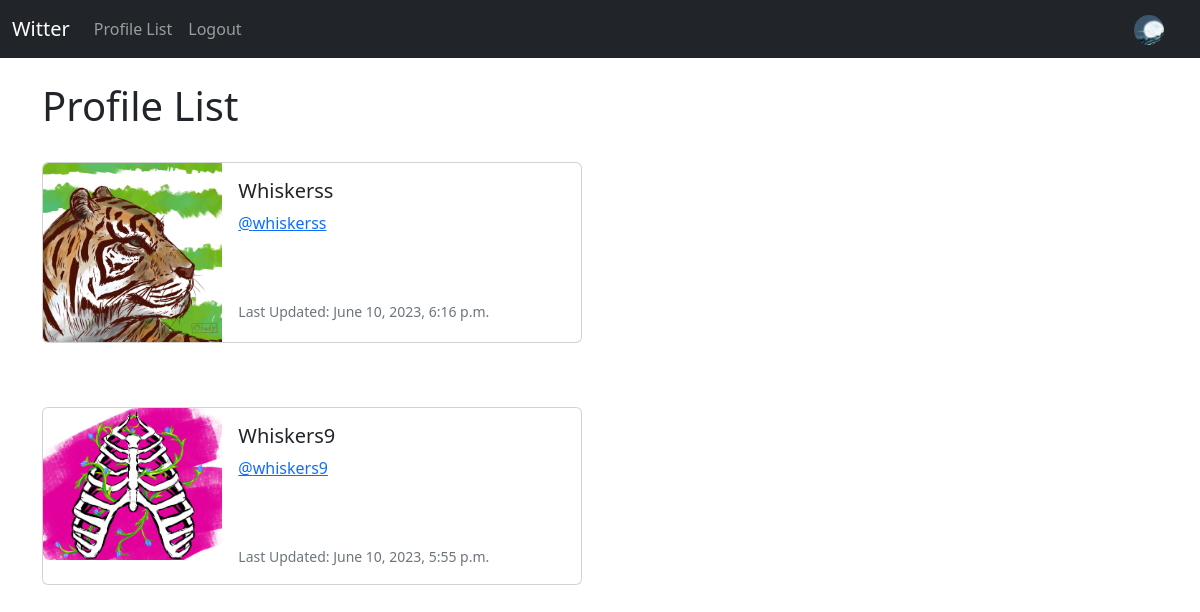
Screenshot of /profile_list/ (signed in) with the database file from the repository.
### witter_app/models.py (models this page shows, shortened)
class Profile(models.Model):
	user = models.OneToOneField(User, on_delete=models.CASCADE)
	follows = models.ManyToManyField("self",
		related_name="followed_by",
		symmetrical=False,
		blank=True)
	date_modified = models.DateTimeField(User, auto_now=True)
	profile_image = models.ImageField(null=True, blank=True, upload_to="images/")
	profile_bio = models.CharField(null=True, blank=True, max_length=500)
	homepage_link = models.CharField(null=True, blank=True, max_length=120)
	facebook_link = models.CharField(null=True, blank=True, max_length=120)
	instagram_link = models.CharField(null=True, blank=True, max_length=120)
	linkedin_link = models.CharField(null=True, blank=True, max_length=120)

### witter_app/views.py (the view)
# urls.py: path('profile_list/', views.profile_list, name='profile_list'),
def profile_list(request):
	if request.user.is_authenticated:
		profiles = Profile.objects.exclude(user=request.user)
		return render(request, 'profile_list.html', {"profiles":profiles})
	else:
		messages.success(request, ("Please log in to view this awesome content"))
		return redirect('home')

### witter_app/templates/profile_list.html
{% extends 'base.html' %}
{% load static %}
{% block content %}
	<h1>Profile List</h1>
<br/>
{% if profiles %}
	{% for profile in profiles %}
		<div class="card mb-3" style="max-width: 540px;">
  <div class="row g-0">
    <div class="col-md-4">
      {% if profile.profile_image %}
      <img src="{{ profile.profile_image.url }}" width=200 height=200 class="img-fluid rounded-start" alt="{{profile.user.username}}">
      {% else %}
      <img src="{% static 'images/default_profile_pic.png' %}" class="img-fluid rounded-start" alt="Profile Image">
      {% endif %}
    </div>
    <div class="col-md-8">
      <div class="card-body">
        <h5 class="card-title">{{ profile.user.username }}</h5>
        <p class="card-text"><a href="{% url 'profile' profile.user.id %}">@{{ profile.user.username|lower }}</a></p>
        <br/><br/>
        <p class="card-text"><small class="text-muted">Last Updated: {{ profile.date_modified }}</small></p>
      </div>
    </div>
  </div>
</div>
<br/><br/>
	{% endfor %}
{% endif %}
{% endblock %}

### witter_app/templates/navbar.html (shortened to what this page needs)
{% load static %}
<nav class="navbar navbar-expand-lg navbar-dark bg-dark">
  <div class="container-fluid">
    <a class="navbar-brand" href="{% url 'home' %}">Witter</a>
    <div class="collapse navbar-collapse" id="navbarSupportedContent">
      <ul class="navbar-nav me-auto mb-2 mb-lg-0">
        <li class="nav-item">
          <a class="nav-link"
          href="{% url 'profile_list' %}">Profile List</a>
        </li>
        {% if user.is_authenticated %}
        <li class="nav-item">
          <a class="nav-link"
          href="{% url 'logout' %}">Logout</a>
        </li>
        {% endif %}
      </ul>
      {% if user.is_authenticated %}
        <ul class="navbar-nav ml-auto">
          <li class="nav-link navbar-brand">
            <a href="{% url 'profile' request.user.id %}">
{% if user.profile.profile_image %}
<img src="{{ user.profile.profile_image.url }}" class="rounded-circle" width=30>
{% else %}
    <img src="{% static 'images/default_profile_pic.png' %}" class="img-fluid rounded-circle" alt="Profile Image" width=30>
{% endif %}
            </a>
          </li>
        </ul>
      {% endif %}
    </div>
  </div>
</nav>

### rows the page displays
Profile: profile_image (picture), user.username "Whiskerss", user.username "whiskerss", date_modified "June 10, 2023, 6:16 p.m."
Profile: profile_image (picture), user.username "Whiskers9", user.username "whiskers9", date_modified "June 10, 2023, 5:55 p.m."
